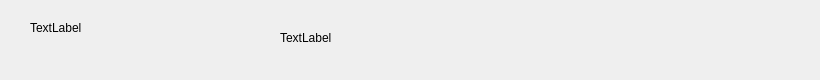
<?xml version="1.0" encoding="UTF-8"?>
<ui version="4.0">
 <class>orderWidget</class>
 <widget class="QWidget" name="orderWidget">
  <property name="geometry">
   <rect>
    <x>0</x>
    <y>0</y>
    <width>820</width>
    <height>80</height>
   </rect>
  </property>
  <property name="windowTitle">
   <string>Form</string>
  </property>
  <widget class="QLabel" name="userLabel">
   <property name="geometry">
    <rect>
     <x>30</x>
     <y>20</y>
     <width>72</width>
     <height>15</height>
    </rect>
   </property>
   <property name="text">
    <string>TextLabel</string>
   </property>
  </widget>
  <widget class="QLabel" name="label">
   <property name="geometry">
    <rect>
     <x>280</x>
     <y>30</y>
     <width>72</width>
     <height>15</height>
    </rect>
   </property>
   <property name="text">
    <string>TextLabel</string>
   </property>
  </widget>
 </widget>
 <resources/>
 <connections/>
</ui>
